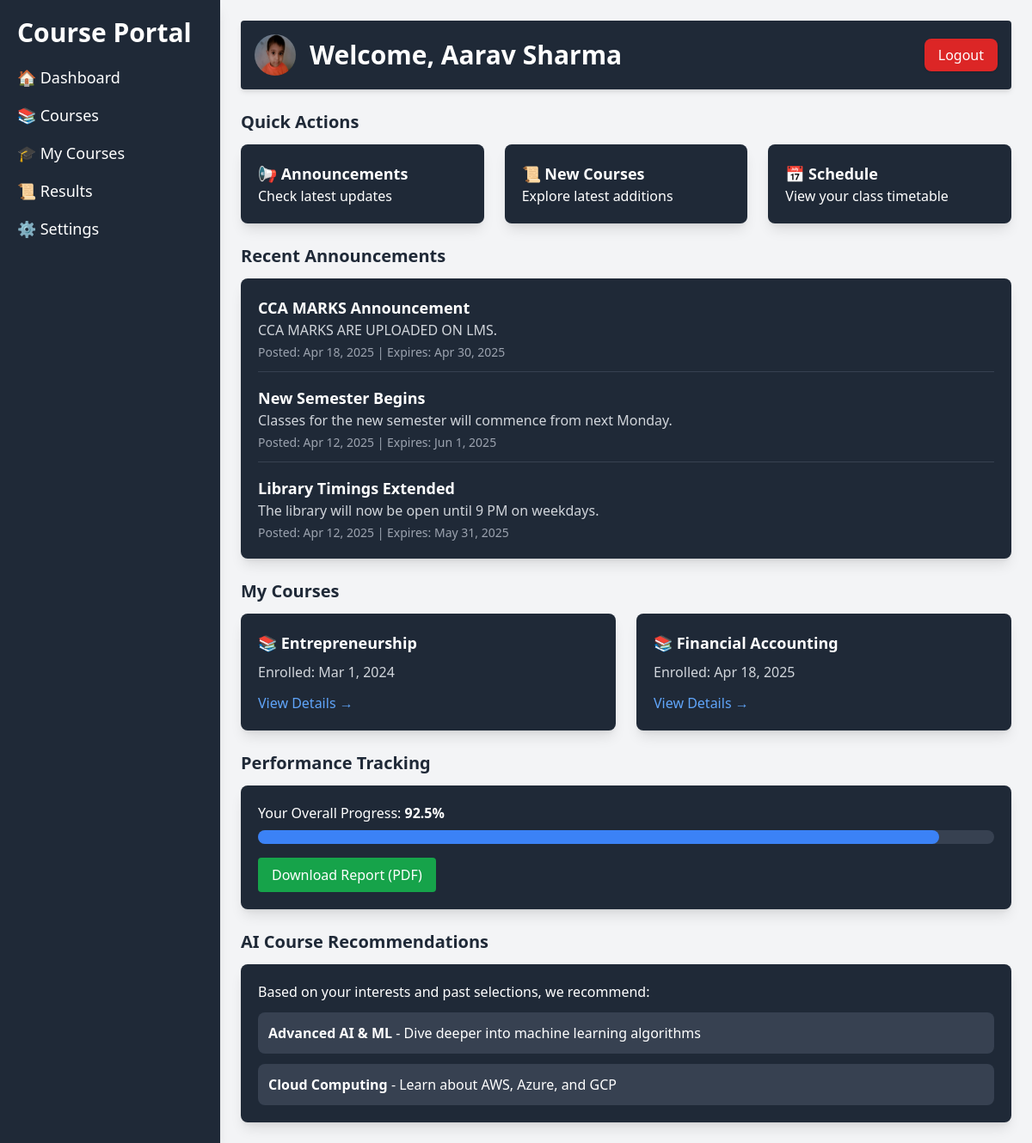
The page /dashboard/student_dashboard.php (signed in) on the database its author committed.
### tables this page shows
CREATE TABLE IF NOT EXISTS `student` (
  `Student_ID` int NOT NULL,
  `Name` varchar(50) DEFAULT NULL,
  `Contact` bigint DEFAULT NULL,
  `Email` varchar(50) DEFAULT NULL,
  `Year` varchar(10) DEFAULT NULL,
  `Department_ID` int DEFAULT NULL,
  PRIMARY KEY (`Student_ID`),
  KEY `fk_student_department` (`Department_ID`)
);

CREATE TABLE IF NOT EXISTS `announcements` (
  `announcement_id` int NOT NULL AUTO_INCREMENT,
  `title` varchar(255) NOT NULL,
  `description` varchar(500) NOT NULL,
  `created_at` timestamp NULL DEFAULT CURRENT_TIMESTAMP,
  `expiry_date` date DEFAULT NULL,
  `posted_by` int NOT NULL,
  `teacher_id` int DEFAULT NULL,
  PRIMARY KEY (`announcement_id`),
  KEY `announcement_ibfk_1` (`teacher_id`)
);

CREATE TABLE IF NOT EXISTS `enrollment` (
  `Entollment_Date` date DEFAULT NULL,
  `Status` tinyint(1) DEFAULT NULL,
  `Course_ID` varchar(20) DEFAULT NULL,
  `Student_ID` int DEFAULT NULL,
  KEY `Student_ID` (`Student_ID`),
  KEY `enrollment_ibfk_1` (`Course_ID`)
);

CREATE TABLE IF NOT EXISTS `elective_course` (
  `Course_ID` varchar(50) NOT NULL,
  `Elective_Name` varchar(100) DEFAULT NULL,
  `Credits` int DEFAULT NULL,
  `Department_ID` int DEFAULT NULL,
  `assigned_teacher` int DEFAULT NULL,
  PRIMARY KEY (`Course_ID`),
  KEY `Department_ID` (`Department_ID`),
  KEY `fk_assigned_teacher` (`assigned_teacher`)
);

### dashboard/student_dashboard.php (the view, shortened to what this page needs)
<?php
require '../db.php';
$stmt = $conn->prepare("SELECT * FROM student WHERE Student_ID = ?");
$stmt->bind_param("s", $_SESSION['loginUser']);
$stmt->execute();
$student = $stmt->get_result()->fetch_assoc();
$announcements = $conn->query("SELECT * FROM announcements WHERE expiry_date >= CURDATE() ORDER BY created_at DESC LIMIT 3");
$courses_stmt = $conn->prepare("
    SELECT elective_course.Elective_Name, enrollment.Entollment_Date
    FROM enrollment
    JOIN elective_course ON enrollment.Course_ID = elective_course.Course_ID
    WHERE Student_ID = ?
");
$courses_stmt->bind_param("s", $_SESSION['loginUser']);
$courses_stmt->execute();
$courses = $courses_stmt->get_result();
$progress_stmt = $conn->prepare("
    SELECT AVG(percentage) AS avg_progress
    FROM results
    WHERE student_id = ?
");
$progress_stmt->bind_param("s", $_SESSION['loginUser']);
$progress_stmt->execute();
$progress_result = $progress_stmt->get_result()->fetch_assoc();
$progress = $progress_result['avg_progress'] ?? 0;
?>
<!DOCTYPE html>
<html lang="en">
<head>
    <script src="https://cdn.tailwindcss.com"></script>
</head>
<body class="bg-gray-100 text-gray-800 transition-all">
    <div class="flex h-screen">
        <nav class="w-64 bg-gray-800 text-white p-5 shadow-lg transition-transform duration-300">
            <h2 class="text-3xl font-bold mb-5">Course Portal</h2>
            <ul class="space-y-4 text-lg">
                <li><a href="student_dashboard.php" class="hover:text-gray-400 flex items-center">🏠 Dashboard</a></li>
                <li><a href="courses.php" class="hover:text-gray-400 flex items-center">📚 Courses</a></li>
                <li><a href="my_courses.php" class="hover:text-gray-400 flex items-center">🎓 My Courses</a></li>
                <li><a href="result.php" class="hover:text-gray-400 flex items-center">📜 Results</a></li>
                <li><a href="settings.php" class="hover:text-gray-400 flex items-center">⚙️ Settings</a></li>
            </ul>
        </nav>
        <div class="flex-1 p-6 overflow-y-auto">
            <header class="flex justify-between items-center bg-gray-800 p-4 rounded shadow-md">
                <div class="flex items-center space-x-4">
                    <img src="profile.jpg" alt="Student Avatar" class="w-12 h-12 rounded-full">
                    <h1 class="text-white text-3xl font-semibold">Welcome, <?= htmlspecialchars($student['Name']) ?></h1>
                </div>
                <div>
                    <a href="../logout.php" class="bg-red-600 text-white px-4 py-2 rounded-lg shadow hover:bg-red-700 ml-2">Logout</a>
                </div>
            </header>
            <section class="mt-6">
                <h2 class="text-xl font-semibold mb-3">Quick Actions</h2>
                <div class="grid grid-cols-1 md:grid-cols-3 gap-6">
                    <div class="bg-gray-800 text-white p-5 rounded-lg shadow-lg hover-scale cursor-pointer">
                        <a href="announcement.php" class="block">
                            <h3 class="text-lg font-semibold">📢 Announcements</h3>
                            <p>Check latest updates</p>
                        </a>
                    </div>
                    <div class="bg-gray-800 text-white p-5 rounded-lg shadow-lg hover-scale cursor-pointer">
                        <a href="new_course.php" class="block">
                            <h3 class="text-lg font-semibold">📜 New Courses</h3>
                            <p>Explore latest additions</p>
                        </a>
                    </div>
                    <div class="bg-gray-800 text-white p-5 rounded-lg shadow-lg hover-scale cursor-pointer">
                        <a href="schedule.php" class="block">
                            <h3 class="text-lg font-semibold">📅 Schedule</h3>
                            <p>View your class timetable</p>
                        </a>
                    </div>
                </div>
            </section>
            <section class="mt-6">
                <h2 class="text-xl font-semibold mb-3">Recent Announcements</h2>
                <div class="bg-gray-800 text-white p-5 rounded-lg shadow-lg">
                    <?php if ($announcements->num_rows > 0): ?>
                        <div class="space-y-4">
                            <?php while ($announcement = $announcements->fetch_assoc()): ?>
                                <div class="border-b border-gray-700 pb-3 last:border-0 last:pb-0">
                                    <h3 class="font-semibold text-lg"><?= htmlspecialchars($announcement['title']) ?></h3>
                                    <p class="text-gray-300"><?= htmlspecialchars($announcement['description']) ?></p>
                                    <p class="text-sm text-gray-400 mt-1">
                                        Posted: <?= date('M j, Y', strtotime($announcement['created_at'])) ?>
                                        <?php if ($announcement['expiry_date']): ?>
                                            | Expires: <?= date('M j, Y', strtotime($announcement['expiry_date'])) ?>
                                        <?php endif; ?>
                                    </p>
                                </div>
                            <?php endwhile; ?>
                        </div>
                    <?php else: ?>
                        <p>No current announcements</p>
                    <?php endif; ?>
                </div>
            </section>
            <section class="mt-6">
                <h2 class="text-xl font-semibold mb-3">My Courses</h2>
                <?php if ($courses->num_rows > 0): ?>
                    <div class="grid grid-cols-1 md:grid-cols-2 gap-6">
                        <?php while ($course = $courses->fetch_assoc()): ?>
                            <div class="bg-gray-800 text-white p-5 rounded-lg shadow-lg hover-scale">
                                <h3 class="text-lg font-semibold">📚 <?= htmlspecialchars($course['Elective_Name']) ?></h3>
                                <p class="text-gray-300 mt-2">
                                    Enrolled: <?= date('M j, Y', strtotime($course['Entollment_Date'])) ?>
                                </p>
                                <a href="course_details.php?name=<?= urlencode($course['Elective_Name']) ?>"
                                   class="inline-block mt-3 text-blue-400 hover:text-blue-300">
                                    View Details →
                                </a>
                            </div>
                        <?php endwhile; ?>
                    </div>
                <?php endif; ?>
            </section>
            <section class="mt-6">
                <h2 class="text-xl font-semibold mb-3">Performance Tracking</h2>
                <div class="bg-gray-800 text-white p-5 rounded-lg shadow-lg">
                    <div class="mb-4">
                        <p class="mb-2">Your Overall Progress: <strong><?= round($progress, 1) ?>%</strong></p>
                        <div class="w-full bg-gray-700 rounded-full h-4">
                            <div class="bg-blue-500 h-4 rounded-full"
                                 style="width: <?= min(100, max(0, $progress)) ?>%"></div>
                        </div>
                    </div>
                    <button class="bg-green-600 hover:bg-green-700 text-white px-4 py-2 rounded transition">
                        Download Report (PDF)
                    </button>
                </div>
            </section>
            <section class="mt-6">
                <h2 class="text-xl font-semibold mb-3">AI Course Recommendations</h2>
                <div class="bg-gray-800 text-white p-5 rounded-lg shadow-lg">
                    <p>Based on your interests and past selections, we recommend:</p>
                    <div class="mt-3 space-y-3">
                        <div class="p-3 bg-gray-700 rounded-lg hover-scale cursor-pointer">
                            <strong>Advanced AI & ML</strong> - Dive deeper into machine learning algorithms
                        </div>
                        <div class="p-3 bg-gray-700 rounded-lg hover-scale cursor-pointer">
                            <strong>Cloud Computing</strong> - Learn about AWS, Azure, and GCP
                        </div>
                    </div>
                </div>
            </section>
        </div>
    </div>
</body>
</html>

### dashboard/student_dashboard.php (style rules this page uses)
.hover-scale { transition: transform 0.3s ease; }

### rows shown on the page
student: Name "Aarav Sharma"
announcements: title "CCA MARKS Announcement", description "CCA MARKS ARE UPLOADED ON LMS.", created_at "Apr 18, 2025", expiry_date "Apr 30, 2025"
announcements: title "New Semester Begins", description "Classes for the new semester will commence from next Monday.", created_at "Apr 12, 2025", expiry_date "Jun 1, 2025"
announcements: title "Library Timings Extended", description "The library will now be open until 9 PM on weekdays.", created_at "Apr 12, 2025", expiry_date "May 31, 2025"
enrollment: elective_course.Elective_Name "Entrepreneurship", Entollment_Date "Mar 1, 2024"
enrollment: elective_course.Elective_Name "Financial Accounting", Entollment_Date "Apr 18, 2025"

### other values the page prints
$progress "92.5"
